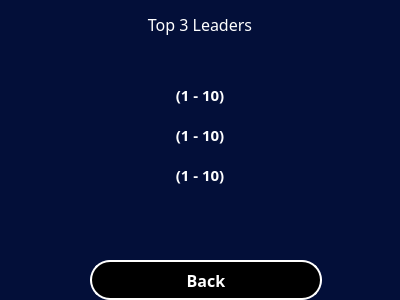
<?xml version="1.0" encoding="UTF-8"?>
<ui version="4.0">
 <class>Form</class>
 <widget class="QWidget" name="Form">
  <property name="geometry">
   <rect>
    <x>0</x>
    <y>0</y>
    <width>400</width>
    <height>300</height>
   </rect>
  </property>
  <property name="windowTitle">
   <string>Form</string>
  </property>
  <property name="styleSheet">
   <string notr="true">background-color: rgb(3,15,57)</string>
  </property>
  <widget class="QLabel" name="top_1_label">
   <property name="geometry">
    <rect>
     <x>0</x>
     <y>70</y>
     <width>400</width>
     <height>50</height>
    </rect>
   </property>
   <property name="minimumSize">
    <size>
     <width>100</width>
     <height>50</height>
    </size>
   </property>
   <property name="maximumSize">
    <size>
     <width>400</width>
     <height>50</height>
    </size>
   </property>
   <property name="font">
    <font>
     <family>8514oem</family>
     <pointsize>12</pointsize>
    </font>
   </property>
   <property name="styleSheet">
    <string notr="true">color: rgb(255,255,255);</string>
   </property>
   <property name="text">
    <string>&lt;html&gt;&lt;head/&gt;&lt;body&gt;&lt;p&gt;&lt;span style=&quot; font-size:11pt; font-weight:600;&quot;&gt;(1 - 10)&lt;/span&gt;&lt;/p&gt;&lt;/body&gt;&lt;/html&gt;</string>
   </property>
   <property name="alignment">
    <set>Qt::AlignCenter</set>
   </property>
  </widget>
  <widget class="QPushButton" name="back_button">
   <property name="geometry">
    <rect>
     <x>90</x>
     <y>260</y>
     <width>232</width>
     <height>40</height>
    </rect>
   </property>
   <property name="minimumSize">
    <size>
     <width>0</width>
     <height>40</height>
    </size>
   </property>
   <property name="font">
    <font>
     <family>8514oem</family>
     <pointsize>12</pointsize>
     <weight>75</weight>
     <bold>true</bold>
    </font>
   </property>
   <property name="cursor">
    <cursorShape>PointingHandCursor</cursorShape>
   </property>
   <property name="styleSheet">
    <string notr="true">border-radius: 20px;
border: 2px solid #FFFFFF;
color: rgb(255,255,255);
background-color: rgb(0,0,0);</string>
   </property>
   <property name="text">
    <string>Back</string>
   </property>
  </widget>
  <widget class="QLabel" name="top_3_label">
   <property name="geometry">
    <rect>
     <x>0</x>
     <y>150</y>
     <width>400</width>
     <height>50</height>
    </rect>
   </property>
   <property name="minimumSize">
    <size>
     <width>100</width>
     <height>50</height>
    </size>
   </property>
   <property name="maximumSize">
    <size>
     <width>400</width>
     <height>50</height>
    </size>
   </property>
   <property name="font">
    <font>
     <family>8514oem</family>
     <pointsize>12</pointsize>
    </font>
   </property>
   <property name="styleSheet">
    <string notr="true">color: rgb(255,255,255);</string>
   </property>
   <property name="text">
    <string>&lt;html&gt;&lt;head/&gt;&lt;body&gt;&lt;p&gt;&lt;span style=&quot; font-size:11pt; font-weight:600;&quot;&gt;(1 - 10)&lt;/span&gt;&lt;/p&gt;&lt;/body&gt;&lt;/html&gt;</string>
   </property>
   <property name="alignment">
    <set>Qt::AlignCenter</set>
   </property>
  </widget>
  <widget class="QLabel" name="top_2_label">
   <property name="geometry">
    <rect>
     <x>0</x>
     <y>110</y>
     <width>400</width>
     <height>50</height>
    </rect>
   </property>
   <property name="minimumSize">
    <size>
     <width>100</width>
     <height>50</height>
    </size>
   </property>
   <property name="maximumSize">
    <size>
     <width>400</width>
     <height>50</height>
    </size>
   </property>
   <property name="font">
    <font>
     <family>8514oem</family>
     <pointsize>12</pointsize>
    </font>
   </property>
   <property name="styleSheet">
    <string notr="true">color: rgb(255,255,255);</string>
   </property>
   <property name="text">
    <string>&lt;html&gt;&lt;head/&gt;&lt;body&gt;&lt;p&gt;&lt;span style=&quot; font-size:11pt; font-weight:600;&quot;&gt;(1 - 10)&lt;/span&gt;&lt;/p&gt;&lt;/body&gt;&lt;/html&gt;</string>
   </property>
   <property name="alignment">
    <set>Qt::AlignCenter</set>
   </property>
  </widget>
  <widget class="QLabel" name="top_3">
   <property name="geometry">
    <rect>
     <x>0</x>
     <y>0</y>
     <width>400</width>
     <height>50</height>
    </rect>
   </property>
   <property name="minimumSize">
    <size>
     <width>100</width>
     <height>50</height>
    </size>
   </property>
   <property name="maximumSize">
    <size>
     <width>400</width>
     <height>50</height>
    </size>
   </property>
   <property name="font">
    <font>
     <family>8514oem</family>
     <pointsize>12</pointsize>
    </font>
   </property>
   <property name="styleSheet">
    <string notr="true">color: rgb(255,255,255);</string>
   </property>
   <property name="text">
    <string>&lt;html&gt;&lt;head/&gt;&lt;body&gt;&lt;p align=&quot;center&quot;&gt;Top 3 Leaders&lt;/p&gt;&lt;/body&gt;&lt;/html&gt;</string>
   </property>
   <property name="alignment">
    <set>Qt::AlignCenter</set>
   </property>
  </widget>
 </widget>
 <resources/>
 <connections/>
</ui>
